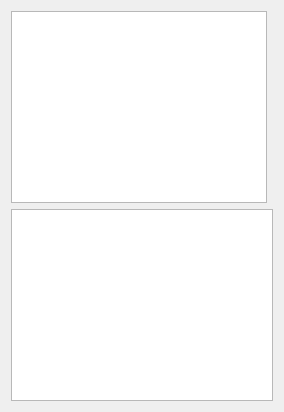
      <widget class="QWidget" name="tab_cells">
       <attribute name="title">
        <string>Cells</string>
       </attribute>
       <layout class="QGridLayout" name="gridLayout_17">
        <item row="2" column="0" colspan="2">
         <widget class="QColumnView" name="stages_list_cells">
          <property name="maximumSize">
           <size>
            <width>16777215</width>
            <height>233</height>
           </size>
          </property>
          <property name="dragEnabled">
           <bool>true</bool>
          </property>
          <property name="dragDropOverwriteMode">
           <bool>true</bool>
          </property>
          <property name="dragDropMode">
           <enum>QAbstractItemView::InternalMove</enum>
          </property>
         </widget>
        </item>
        <item row="0" column="0" rowspan="2">
         <widget class="QColumnView" name="circuits_list">
          <property name="dragEnabled">
           <bool>true</bool>
          </property>
          <property name="dragDropOverwriteMode">
           <bool>true</bool>
          </property>
          <property name="dragDropMode">
           <enum>QAbstractItemView::InternalMove</enum>
          </property>
         </widget>
        </item>
        <item row="0" column="1">
         <widget class="QStackedWidget" name="cells_settings">
          <property name="maximumSize">
           <size>
            <width>300</width>
            <height>16777215</height>
           </size>
          </property>
          <widget class="QWidget" name="page_14"/>
          <widget class="QWidget" name="page_15"/>
         </widget>
        </item>
       </layout>
      </widget>
